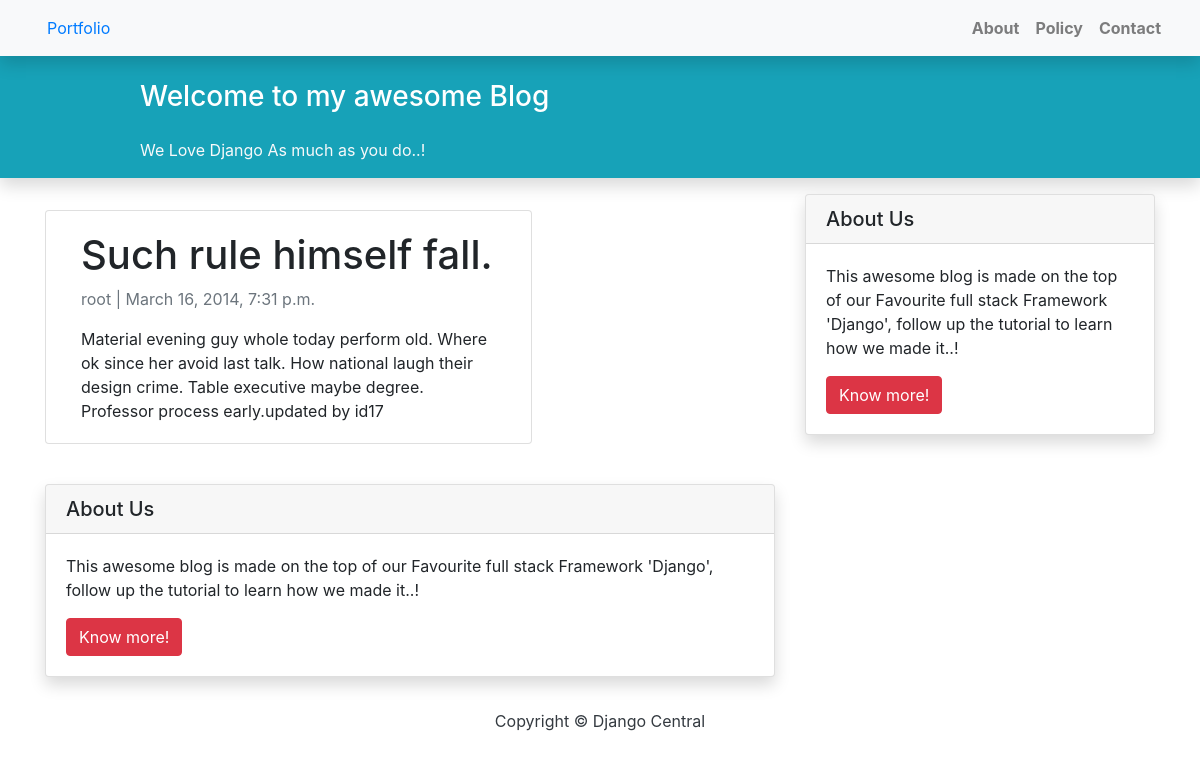
Screenshot of /blog/such-rule-himself-fall/ with the database file from the repository.
### blog/models.py (models this page shows, shortened)
class Blog(models.Model):
    STATUS = (
        (0, "Draft"),
        (1, "Publish")
    )
    title = models.CharField(max_length=200, unique=True)
    slug = models.SlugField(max_length=200, unique=True)
    author = models.ForeignKey(User, on_delete=models.CASCADE, related_name='blogs')
    updated_on = models.DateTimeField(auto_now=True)
    content = models.TextField()
    created_on = models.DateTimeField(auto_now_add=True)
    status = models.IntegerField(choices=STATUS, default=0)
    class Meta:
        ordering = ['-created_on']

### blog/views.py (the view)
# urls.py: path('<slug:slug>/', views.BlogDetail.as_view(), name='blog_detail'),
class BlogDetail(generic.DetailView):
    model = Blog

### blog/templates/blog/blog_detail.html
{% extends 'blog/base.html' %} {% block content %}
<div class="container">
  <div class="row">
    <div class="col-md-8 card mb-4  mt-3 left  top">
      <div class="card-body">
        <h1>{% block title %} {{ object.title }} {% endblock title %}</h1>
        <p class=" text-muted">{{ blog.author }} | {{ blog.created_on }}</p>
        <p class="card-text ">{{ object.content | safe }}</p>
      </div>
    </div>
    {% block sidebar %} {% include 'blog/sidebar.html' %} {% endblock sidebar %}
  </div>
</div>
{% endblock content %}

### rows the page displays
Blog: title "Such rule himself fall.", author "root", created_on "March 16, 2014, 7:31 p.m.", content "Material evening guy whole today perform old. Where ok since her avoid last talk. How national laugh their design crime. Table executive maybe degree. Professor process early.updated by id17"
